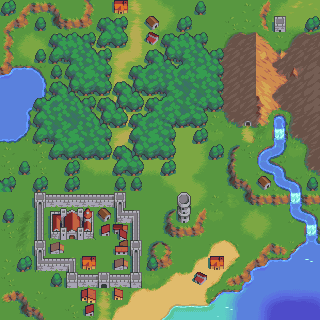

A level layout from a 2D game, rendered from its tile map. Below: a short description, then the map file with its tile-grid data intact:
An orthogonal 20x20 tile map with 16x16 px tiles, 3 tile layers (under, ground, object) and 25 objects.

<map version="1.2" tiledversion="1.2.3" orientation="orthogonal" renderorder="right-down" width="20" height="20" tilewidth="16" tileheight="16" infinite="0" nextlayerid="6" nextobjectid="28">
 <tileset firstgid="1" source="rpg-overworld-tileset/Extras/OverworldTileset.tsx" />
 <layer id="1" name="under" width="20" height="20">
  <data encoding="csv">
82,82,82,82,82,82,82,82,82,82,82,82,82,82,82,82,82,82,82,82,
82,82,82,82,82,82,82,82,82,82,82,82,82,82,82,82,82,82,82,82,
82,82,82,82,82,82,82,82,82,82,82,82,82,82,82,82,82,82,82,82,
82,82,82,82,82,82,82,82,82,82,82,82,82,82,82,82,82,82,82,82,
807,807,807,82,82,82,82,82,82,82,82,82,82,82,82,82,82,82,82,82,
807,807,807,82,82,82,82,82,82,82,82,82,82,82,82,82,82,82,82,82,
807,807,807,82,82,82,82,82,82,82,82,82,82,82,82,82,82,82,82,82,
807,807,82,82,82,82,82,82,82,82,82,82,82,82,82,82,82,82,82,82,
807,807,82,82,82,82,82,82,82,82,82,82,82,82,82,82,82,82,82,82,
82,82,82,82,82,82,82,82,82,82,82,82,82,82,82,82,82,82,82,82,
82,82,82,82,82,82,82,82,82,82,82,82,82,82,82,82,82,82,82,802,
82,82,82,82,82,82,82,82,82,82,82,82,82,82,82,82,822,830,1028,807,
82,82,82,82,82,82,82,82,82,82,82,82,82,82,82,827,822,838,812,812,
82,82,82,82,82,82,82,82,82,82,82,82,82,82,82,822,1303,1304,812,812,
82,82,82,82,82,82,82,82,82,82,82,82,82,82,82,822,1343,1344,812,807,
82,82,82,82,82,82,82,82,82,82,82,82,82,82,822,1303,1304,802,807,807,
82,82,82,82,82,82,82,82,82,82,82,82,82,82,822,1343,1344,802,807,807,
82,82,82,82,82,82,82,82,82,82,82,82,82,82,1303,1304,802,802,802,802,
82,82,82,82,82,82,82,82,82,82,82,82,82,822,1343,1344,1123,1124,842,1121,
82,82,82,82,82,82,82,82,82,82,822,822,822,822,823,802,1163,1164,897,1161
</data>
 </layer>
 <layer id="2" name="ground" width="20" height="20">
  <data encoding="csv">
3,445,482,444,562,443,1,81,128,45,43,1,1,1,1,3,367,41,46,47,
445,483,1,481,482,483,1,81,8,85,123,1,1,1,2,3,407,124,122,122,
443,41,43,2,2,41,42,44,48,83,1,1,1,1,168,169,171,3,168,169,
443,121,123,1,3,81,82,9,91,45,42,43,1,168,209,209,213,296,209,209,
221,422,423,3,1,121,84,132,82,82,82,82,43,208,209,209,210,373,212,172,
0,462,463,3,3,3,81,48,82,85,84,82,83,208,209,209,173,293,209,172,
0,465,503,2,1,1,81,48,82,45,44,82,83,248,209,209,328,336,209,172,
0,463,1,2,3,41,44,89,11,82,86,82,83,3,248,249,369,33,208,209,
502,503,1,1,1,81,82,9,91,82,82,82,83,242,1,133,241,77,248,209,
3,1,2,1,1,81,82,88,82,82,82,82,83,1,401,2,34,104,242,208,
2,2,2,1,2,121,122,122,122,122,82,82,123,562,441,562,114,24,442,248,
1,1,1,1,1,1,1,1,1,1,121,82,43,562,481,444,442,114,24,202,
1,1,3,1,1,2,1,1,1,1,1,121,123,3,203,481,482,482,77,482,
1,161,1,1,1,1,562,1,1,1,401,442,367,242,1,41,43,1,114,24,
2,201,3,2,1,2,562,562,1,1,481,482,483,1,202,121,123,1,1,77,
1,241,1,1,1,1,562,1,1,401,403,1,1,641,643,1,445,487,421,197,
3,1,1,3,2,1,1,1,1,481,483,202,641,682,685,546,221,422,424,702,
2,1,1,1,2,1,562,1,241,242,644,642,682,723,486,184,462,462,702,702,
486,444,3,1,1,1,13,1,641,642,682,682,683,421,422,424,462,462,462,462,
1,481,444,1,2,2,137,641,682,682,661,662,662,664,702,462,462,702,702,702
</data>
 </layer>
 <layer id="3" name="object" width="20" height="20">
  <data encoding="csv">
327,0,0,0,0,0,0,569,0,0,0,0,287,0,0,0,0,0,0,0,
0,0,287,0,0,0,281,283,0,528,0,327,0,0,0,0,0,534,0,327,
0,0,0,281,282,283,361,363,0,529,281,282,283,0,0,0,0,0,0,0,
0,0,287,361,324,285,283,0,0,281,364,324,285,283,0,0,0,0,0,0,
0,0,0,287,321,322,323,0,281,284,285,284,322,323,0,0,0,0,0,0,
0,0,0,281,364,362,363,281,364,362,324,326,286,323,0,0,0,0,0,0,
0,0,281,284,285,283,281,364,363,281,284,286,325,363,0,0,0,0,0,0,
0,0,321,286,326,285,364,363,281,284,325,362,363,0,0,255,0,0,0,0,
0,0,361,324,322,286,323,0,321,322,323,0,327,0,0,0,0,0,0,0,
0,0,0,361,362,362,363,281,364,362,363,0,0,327,0,0,0,0,0,0,
0,287,0,0,327,0,0,361,363,0,327,0,0,0,0,0,0,0,0,0,
283,0,327,0,327,0,0,287,287,0,0,0,0,0,0,0,528,0,0,287,
0,0,418,536,536,536,536,420,0,0,0,492,0,0,0,0,0,0,0,0,
287,0,454,411,412,413,528,495,417,0,0,532,0,0,0,0,0,0,0,0,
0,0,454,451,452,453,568,490,454,0,0,0,0,0,0,0,0,0,0,0,
0,0,460,491,0,0,0,489,460,0,0,0,0,0,0,0,0,0,0,0,
0,327,495,536,417,569,0,491,454,287,0,0,0,569,0,0,0,0,0,357,
0,0,0,287,498,536,499,536,500,0,0,0,529,0,0,0,0,0,0,0,
0,0,0,0,0,488,0,531,0,0,0,0,0,0,0,0,0,0,0,0,
0,0,0,0,0,568,0,0,0,0,0,0,0,397,357,0,0,0,0,0
</data>
 </layer>
 <objectgroup id="4" name="moves" locked="1">
  <object id="1" x="0" y="0" width="64" height="64" />
  <object id="4" x="64" y="0" width="64" height="64" />
  <object id="5" x="128" y="0" width="64" height="64" />
  <object id="6" x="192" y="0" width="64" height="64" />
  <object id="7" x="256" y="0" width="64" height="64" />
  <object id="8" x="0" y="64" width="64" height="64" />
  <object id="9" x="64" y="64" width="64" height="64" />
  <object id="10" x="128" y="64" width="64" height="64" />
  <object id="11" x="192" y="64" width="64" height="64" />
  <object id="12" x="256" y="64" width="64" height="64" />
  <object id="13" x="0" y="128" width="64" height="64" />
  <object id="14" x="64" y="128" width="64" height="64" />
  <object id="15" x="128" y="128" width="64" height="64" />
  <object id="16" x="192" y="128" width="64" height="64" />
  <object id="17" x="256" y="128" width="64" height="64" />
  <object id="18" x="0" y="192" width="64" height="64" />
  <object id="19" x="64" y="192" width="64" height="64" />
  <object id="20" x="128" y="192" width="64" height="64" />
  <object id="21" x="192" y="192" width="64" height="64" />
  <object id="22" x="256" y="192" width="64" height="64" />
  <object id="23" x="0" y="256" width="64" height="64" />
  <object id="24" x="64" y="256" width="64" height="64" />
  <object id="25" x="128" y="256" width="64" height="64" />
  <object id="26" x="192" y="256" width="64" height="64" />
  <object id="27" x="256" y="256" width="64" height="64" />
 </objectgroup>
</map>
